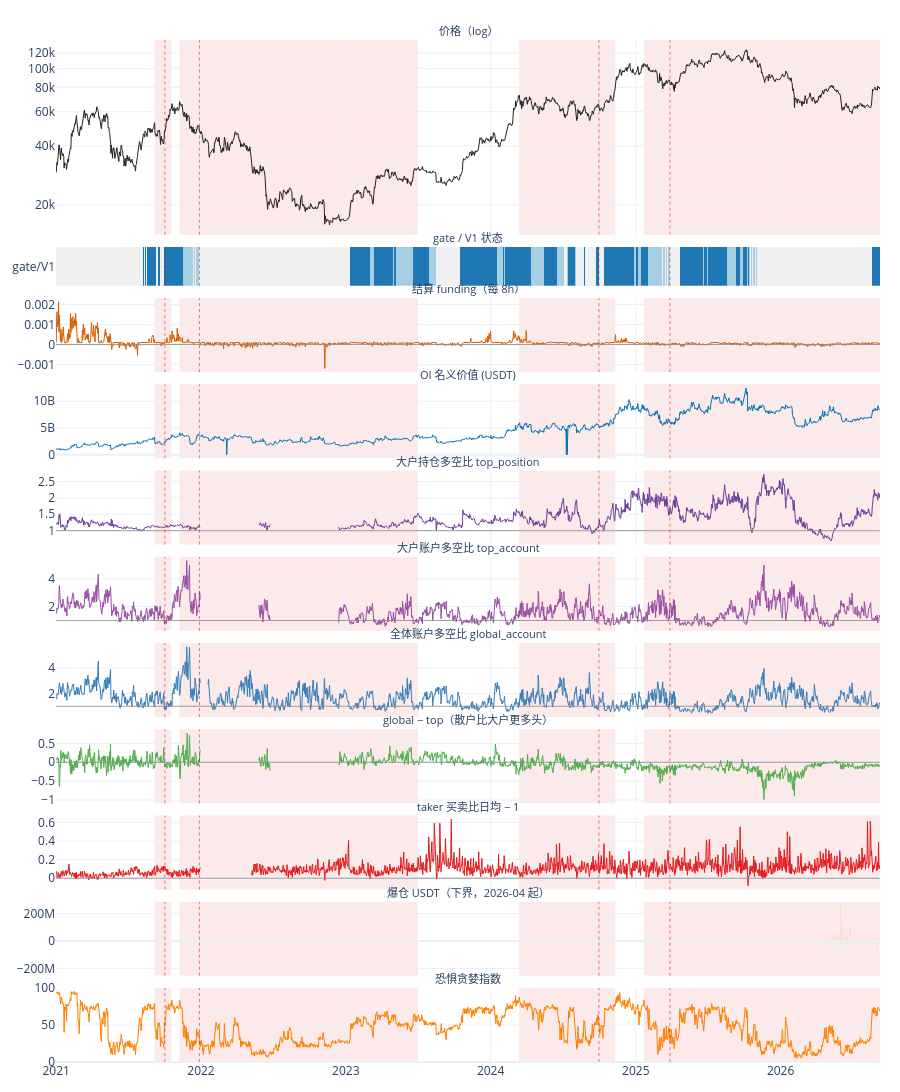

Notebook cell for this chart:
### Markdown cell above
## 2. 全景：价格 × 五类持仓/杠杆数据（日线分辨率）

日线取每日桶末值，所以只看**形态与相位**，细节到 §4 的 4h 放大图看。所有子图共享 x 轴、可拖动缩放；红色阴影同上。

看图提示：
- `top_position` 与 OI 名义价值是否几乎同步？（H4a 与 H2a 的同源性问题，§5 有相关系数）
- `global_account − top_account` 为正 = 散户比大户更看多。它在回撤开始前是什么状态？
- `taker_vol` 均值偏离 1 的幅度是否有"先于价格"的时刻？
- 2024-01 ETF 之后 funding 的形态是否变了？（H1 关闭的原因是 f2 折反号）

### Code cell
def add_state_strip(fig, ts, state, row, name):
    fig.add_trace(go.Heatmap(x=ts, y=[name], z=[state.values], showscale=False,
                             colorscale=[[0, "#f0f0f0"], [0.5, "#a6cee3"], [1, "#1f78b4"]],
                             zmin=0, zmax=1, hovertemplate="%{x}<br>" + name + "=%{z}<extra></extra>"),
                  row, 1)

d["retail_minus_top"] = d["global_account"] - d["top_account"]
d["taker_dev"] = d["taker_vol_mean"] - 1

panels = [
    ("close",            "价格（log）",                    "#222",    dict(type="log")),
    ("state",            "gate / V1 状态",                 None,      None),
    ("funding_rate",     "结算 funding（每 8h）",           "#d55e00", None),
    ("oi_value",         "OI 名义价值 (USDT)",              "#0072b2", None),
    ("top_position",     "大户持仓多空比 top_position",     "#6a3d9a", None),
    ("top_account",      "大户账户多空比 top_account",      "#984ea3", None),
    ("global_account",   "全体账户多空比 global_account",   "#377eb8", None),
    ("retail_minus_top", "global − top（散户比大户更多头）", "#4daf4a", None),
    ("taker_dev",        "taker 买卖比日均 − 1",            "#e41a1c", None),
    ("liq",              "爆仓 USDT（下界，2026-04 起）",   None,      None),
    ("fng",              "恐惧贪婪指数",                    "#ff7f00", None),
]
heights = [0.2, 0.04] + [0.076] * (len(panels) - 2)
fig = make_subplots(rows=len(panels), cols=1, shared_xaxes=True, vertical_spacing=0.012,
                    row_heights=heights, subplot_titles=[p[1] for p in panels])
for i, (col, title, color, yax) in enumerate(panels, start=1):
    if col == "state":
        add_state_strip(fig, d.ts, d["gate"] * 0.5 + d["v1"] * 0.5, i, "gate/V1")
    elif col == "liq":
        fig.add_trace(go.Bar(x=d.ts, y=d["liq_long_usd"], name="多头爆仓", marker_color="#e41a1c"), i, 1)
        fig.add_trace(go.Bar(x=d.ts, y=-d["liq_short_usd"], name="空头爆仓", marker_color="#4daf4a"), i, 1)
    else:
        fig.add_trace(go.Scatter(x=d.ts, y=d[col], name=col, line=dict(color=color, width=1)), i, 1)
        if col in ("top_position", "top_account", "global_account", "retail_minus_top", "taker_dev", "funding_rate"):
            fig.add_hline(y=0 if col in ("retail_minus_top", "taker_dev", "funding_rate") else 1,
                          line_width=0.8, line_color="#888", row=i, col=1)
    if yax:
        fig.update_yaxes(row=i, col=1, **yax)
add_episodes(fig, ep_gate)
fig.update_layout(height=1900, template="plotly_white", showlegend=False, barmode="relative",
                  margin=dict(l=50, r=20, t=40, b=30), hovermode="x unified")
fig.update_annotations(font_size=11)
fig.show()

### Figure 1 — Plotly figure (JSON) as saved in the notebook; plotly's stock layout.template omitted (floating-point values rounded to 4 significant figures; data arrays with more than 128 entries replaced by an {"elided": "..."} marker saying what was removed)
{"data": [{"line": {"color": "#222", "width": 1}, "name": "close", "type": "scatter", "x": {"elided": "2077 str values"}, "xaxis": "x", "y": {"elided": "2077 float values"}, "yaxis": "y"}, {"colorscale": [[0, "#f0f0f0"], [0.5, "#a6cee3"], [1, "#1f78b4"]], "hovertemplate": "%{x}<br>gate/V1=%{z}<extra></extra>", "showscale": false, "type": "heatmap", "x": {"elided": "2077 str values"}, "xaxis": "x2", "y": ["gate/V1"], "yaxis": "y2", "z": {"elided": "1x2077 float values"}, "zmax": 1, "zmin": 0}, {"line": {"color": "#d55e00", "width": 1}, "name": "funding_rate", "type": "scatter", "x": {"elided": "2077 str values"}, "xaxis": "x3", "y": {"elided": "2077 float values"}, "yaxis": "y3"}, {"line": {"color": "#0072b2", "width": 1}, "name": "oi_value", "type": "scatter", "x": {"elided": "2077 str values"}, "xaxis": "x4", "y": {"elided": "2077 float values"}, "yaxis": "y4"}, {"line": {"color": "#6a3d9a", "width": 1}, "name": "top_position", "type": "scatter", "x": {"elided": "2077 str values"}, "xaxis": "x5", "y": {"elided": "2077 float values"}, "yaxis": "y5"}, {"line": {"color": "#984ea3", "width": 1}, "name": "top_account", "type": "scatter", "x": {"elided": "2077 str values"}, "xaxis": "x6", "y": {"elided": "2077 float values"}, "yaxis": "y6"}, {"line": {"color": "#377eb8", "width": 1}, "name": "global_account", "type": "scatter", "x": {"elided": "2077 str values"}, "xaxis": "x7", "y": {"elided": "2077 float values"}, "yaxis": "y7"}, {"line": {"color": "#4daf4a", "width": 1}, "name": "retail_minus_top", "type": "scatter", "x": {"elided": "2077 str values"}, "xaxis": "x8", "y": {"elided": "2077 float values"}, "yaxis": "y8"}, {"line": {"color": "#e41a1c", "width": 1}, "name": "taker_dev", "type": "scatter", "x": {"elided": "2077 str values"}, "xaxis": "x9", "y": {"elided": "2077 float values"}, "yaxis": "y9"}, {"marker": {"color": "#e41a1c"}, "name": "多头爆仓", "type": "bar", "x": {"elided": "2077 str values"}, "xaxis": "x10", "y": {"elided": "2077 float values"}, "yaxis": "y10"}, {"marker": {"color": "#4daf4a"}, "name": "空头爆仓", "type": "bar", "x": {"elided": "2077 str values"}, "xaxis": "x10", "y": {"elided": "2077 float values"}, "yaxis": "y10"}, {"line": {"color": "#ff7f00", "width": 1}, "name": "fng", "type": "scatter", "x": {"elided": "2077 str values"}, "xaxis": "x11", "y": {"elided": "2077 int values"}, "yaxis": "y11"}], "layout": {"annotations": [{"font": {"size": 11}, "showarrow": false, "text": "价格（log）", "x": 0.5, "xanchor": "center", "xref": "paper", "y": 1.0, "yanchor": "bottom", "yref": "paper"}, {"font": {"size": 11}, "showarrow": false, "text": "gate / V1 状态", "x": 0.5, "xanchor": "center", "xref": "paper", "y": 0.7975, "yanchor": "bottom", "yref": "paper"}, {"font": {"size": 11}, "showarrow": false, "text": "结算 funding（每 8h）", "x": 0.5, "xanchor": "center", "xref": "paper", "y": 0.7474, "yanchor": "bottom", "yref": "paper"}, {"font": {"size": 11}, "showarrow": false, "text": "OI 名义价值 (USDT)", "x": 0.5, "xanchor": "center", "xref": "paper", "y": 0.663, "yanchor": "bottom", "yref": "paper"}, {"font": {"size": 11}, "showarrow": false, "text": "大户持仓多空比 top_position", "x": 0.5, "xanchor": "center", "xref": "paper", "y": 0.5787, "yanchor": "bottom", "yref": "paper"}, {"font": {"size": 11}, "showarrow": false, "text": "大户账户多空比 top_account", "x": 0.5, "xanchor": "center", "xref": "paper", "y": 0.4943, "yanchor": "bottom", "yref": "paper"}, {"font": {"size": 11}, "showarrow": false, "text": "全体账户多空比 global_account", "x": 0.5, "xanchor": "center", "xref": "paper", "y": 0.4099, "yanchor": "bottom", "yref": "paper"}, {"font": {"size": 11}, "showarrow": false, "text": "global − top（散户比大户更多头）", "x": 0.5, "xanchor": "center", "xref": "paper", "y": 0.3255, "yanchor": "bottom", "yref": "paper"}, {"font": {"size": 11}, "showarrow": false, "text": "taker 买卖比日均 − 1", "x": 0.5, "xanchor": "center", "xref": "paper", "y": 0.2411, "yanchor": "bottom", "yref": "paper"}, {"font": {"size": 11}, "showarrow": false, "text": "爆仓 USDT（下界，2026-04 起）", "x": 0.5, "xanchor": "center", "xref": "paper", "y": 0.1568, "yanchor": "bottom", "yref": "paper"}, {"font": {"size": 11}, "showarrow": false, "text": "恐惧贪婪指数", "x": 0.5, "xanchor": "center", "xref": "paper", "y": 0.07238, "yanchor": "bottom", "yref": "paper"}], "barmode": "relative", "height": 1900, "hovermode": "x unified", "margin": {"b": 30, "l": 50, "r": 20, "t": 40}, "shapes": [{"line": {"color": "#888", "width": 0.8}, "type": "line", "x0": 0, "x1": 1, "xref": "x3 domain", "y0": 0, "y1": 0, "yref": "y3"}, {"line": {"color": "#888", "width": 0.8}, "type": "line", "x0": 0, "x1": 1, "xref": "x5 domain", "y0": 1, "y1": 1, "yref": "y5"}, {"line": {"color": "#888", "width": 0.8}, "type": "line", "x0": 0, "x1": 1, "xref": "x6 domain", "y0": 1, "y1": 1, "yref": "y6"}, {"line": {"color": "#888", "width": 0.8}, "type": "line", "x0": 0, "x1": 1, "xref": "x7 domain", "y0": 1, "y1": 1, "yref": "y7"}, {"line": {"color": "#888", "width": 0.8}, "type": "line", "x0": 0, "x1": 1, "xref": "x8 domain", "y0": 0, "y1": 0, "yref": "y8"}, {"line": {"color": "#888", "width": 0.8}, "type": "line", "x0": 0, "x1": 1, "xref": "x9 domain", "y0": 0, "y1": 0, "yref": "y9"}, {"fillcolor": "rgba(220, 40, 40, 0.10)", "layer": "below", "line": {"width": 0}, "opacity": 1, "type": "rect", "x0": "2021-11-08T00:00:00+00:00", "x1": "2023-07-02T00:00:00+00:00", "xref": "x", "y0": 0, "y1": 1, "yref": "y domain"}, {"fillcolor": "rgba(220, 40, 40, 0.10)", "layer": "below", "line": {"width": 0}, "opacity": 1, "type": "rect", "x0": "2021-11-08T00:00:00+00:00", "x1": "2023-07-02T00:00:00+00:00", "xref": "x2", "y0": 0, "y1": 1, "yref": "y2 domain"}, {"fillcolor": "rgba(220, 40, 40, 0.10)", "layer": "below", "line": {"width": 0}, "opacity": 1, "type": "rect", "x0": "2021-11-08T00:00:00+00:00", "x1": "2023-07-02T00:00:00+00:00", "xref": "x3", "y0": 0, "y1": 1, "yref": "y3 domain"}, {"fillcolor": "rgba(220, 40, 40, 0.10)", "layer": "below", "line": {"width": 0}, "opacity": 1, "type": "rect", "x0": "2021-11-08T00:00:00+00:00", "x1": "2023-07-02T00:00:00+00:00", "xref": "x4", "y0": 0, "y1": 1, "yref": "y4 domain"}, {"fillcolor": "rgba(220, 40, 40, 0.10)", "layer": "below", "line": {"width": 0}, "opacity": 1, "type": "rect", "x0": "2021-11-08T00:00:00+00:00", "x1": "2023-07-02T00:00:00+00:00", "xref": "x5", "y0": 0, "y1": 1, "yref": "y5 domain"}, {"fillcolor": "rgba(220, 40, 40, 0.10)", "layer": "below", "line": {"width": 0}, "opacity": 1, "type": "rect", "x0": "2021-11-08T00:00:00+00:00", "x1": "2023-07-02T00:00:00+00:00", "xref": "x6", "y0": 0, "y1": 1, "yref": "y6 domain"}, {"fillcolor": "rgba(220, 40, 40, 0.10)", "layer": "below", "line": {"width": 0}, "opacity": 1, "type": "rect", "x0": "2021-11-08T00:00:00+00:00", "x1": "2023-07-02T00:00:00+00:00", "xref": "x7", "y0": 0, "y1": 1, "yref": "y7 domain"}, {"fillcolor": "rgba(220, 40, 40, 0.10)", "layer": "below", "line": {"width": 0}, "opacity": 1, "type": "rect", "x0": "2021-11-08T00:00:00+00:00", "x1": "2023-07-02T00:00:00+00:00", "xref": "x8", "y0": 0, "y1": 1, "yref": "y8 domain"}, {"fillcolor": "rgba(220, 40, 40, 0.10)", "layer": "below", "line": {"width": 0}, "opacity": 1, "type": "rect", "x0": "2021-11-08T00:00:00+00:00", "x1": "2023-07-02T00:00:00+00:00", "xref": "x9", "y0": 0, "y1": 1, "yref": "y9 domain"}, {"fillcolor": "rgba(220, 40, 40, 0.10)", "layer": "below", "line": {"width": 0}, "opacity": 1, "type": "rect", "x0": "2021-11-08T00:00:00+00:00", "x1": "2023-07-02T00:00:00+00:00", "xref": "x10", "y0": 0, "y1": 1, "yref": "y10 domain"}, {"fillcolor": "rgba(220, 40, 40, 0.10)", "layer": "below", "line": {"width": 0}, "opacity": 1, "type": "rect", "x0": "2021-11-08T00:00:00+00:00", "x1": "2023-07-02T00:00:00+00:00", "xref": "x11", "y0": 0, "y1": 1, "yref": "y11 domain"}, {"line": {"color": "rgba(200,0,0,0.5)", "dash": "dot", "width": 1}, "type": "line", "x0": "2021-12-28T00:00:00+00:00", "x1": "2021-12-28T00:00:00+00:00", "xref": "x", "y0": 0, "y1": 1, "yref": "y domain"}, {"line": {"color": "rgba(200,0,0,0.5)", "dash": "dot", "width": 1}, "type": "line", "x0": "2021-12-28T00:00:00+00:00", "x1": "2021-12-28T00:00:00+00:00", "xref": "x2", "y0": 0, "y1": 1, "yref": "y2 domain"}, {"line": {"color": "rgba(200,0,0,0.5)", "dash": "dot", "width": 1}, "type": "line", "x0": "2021-12-28T00:00:00+00:00", "x1": "2021-12-28T00:00:00+00:00", "xref": "x3", "y0": 0, "y1": 1, "yref": "y3 domain"}, {"line": {"color": "rgba(200,0,0,0.5)", "dash": "dot", "width": 1}, "type": "line", "x0": "2021-12-28T00:00:00+00:00", "x1": "2021-12-28T00:00:00+00:00", "xref": "x4", "y0": 0, "y1": 1, "yref": "y4 domain"}, {"line": {"color": "rgba(200,0,0,0.5)", "dash": "dot", "width": 1}, "type": "line", "x0": "2021-12-28T00:00:00+00:00", "x1": "2021-12-28T00:00:00+00:00", "xref": "x5", "y0": 0, "y1": 1, "yref": "y5 domain"}, {"line": {"color": "rgba(200,0,0,0.5)", "dash": "dot", "width": 1}, "type": "line", "x0": "2021-12-28T00:00:00+00:00", "x1": "2021-12-28T00:00:00+00:00", "xref": "x6", "y0": 0, "y1": 1, "yref": "y6 domain"}, {"line": {"color": "rgba(200,0,0,0.5)", "dash": "dot", "width": 1}, "type": "line", "x0": "2021-12-28T00:00:00+00:00", "x1": "2021-12-28T00:00:00+00:00", "xref": "x7", "y0": 0, "y1": 1, "yref": "y7 domain"}, {"line": {"color": "rgba(200,0,0,0.5)", "dash": "dot", "width": 1}, "type": "line", "x0": "2021-12-28T00:00:00+00:00", "x1": "2021-12-28T00:00:00+00:00", "xref": "x8", "y0": 0, "y1": 1, "yref": "y8 domain"}, {"line": {"color": "rgba(200,0,0,0.5)", "dash": "dot", "width": 1}, "type": "line", "x0": "2021-12-28T00:00:00+00:00", "x1": "2021-12-28T00:00:00+00:00", "xref": "x9", "y0": 0, "y1": 1, "yref": "y9 domain"}, {"line": {"color": "rgba(200,0,0,0.5)", "dash": "dot", "width": 1}, "type": "line", "x0": "2021-12-28T00:00:00+00:00", "x1": "2021-12-28T00:00:00+00:00", "xref": "x10", "y0": 0, "y1": 1, "yref": "y10 domain"}, {"line": {"color": "rgba(200,0,0,0.5)", "dash": "dot", "width": 1}, "type": "line", "x0": "2021-12-28T00:00:00+00:00", "x1": "2021-12-28T00:00:00+00:00", "xref": "x11", "y0": 0, "y1": 1, "yref": "y11 domain"}, {"fillcolor": "rgba(220, 40, 40, 0.10)", "layer": "below", "line": {"width": 0}, "opacity": 1, "type": "rect", "x0": "2025-01-21T00:00:00+00:00", "x1": "2026-09-08T00:00:00+00:00", "xref": "x", "y0": 0, "y1": 1, "yref": "y domain"}, {"fillcolor": "rgba(220, 40, 40, 0.10)", "layer": "below", "line": {"width": 0}, "opacity": 1, "type": "rect", "x0": "2025-01-21T00:00:00+00:00", "x1": "2026-09-08T00:00:00+00:00", "xref": "x2", "y0": 0, "y1": 1, "yref": "y2 domain"}, {"fillcolor": "rgba(220, 40, 40, 0.10)", "layer": "below", "line": {"width": 0}, "opacity": 1, "type": "rect", "x0": "2025-01-21T00:00:00+00:00", "x1": "2026-09-08T00:00:00+00:00", "xref": "x3", "y0": 0, "y1": 1, "yref": "y3 domain"}, {"fillcolor": "rgba(220, 40, 40, 0.10)", "layer": "below", "line": {"width": 0}, "opacity": 1, "type": "rect", "x0": "2025-01-21T00:00:00+00:00", "x1": "2026-09-08T00:00:00+00:00", "xref": "x4", "y0": 0, "y1": 1, "yref": "y4 domain"}, {"fillcolor": "rgba(220, 40, 40, 0.10)", "layer": "below", "line": {"width": 0}, "opacity": 1, "type": "rect", "x0": "2025-01-21T00:00:00+00:00", "x1": "2026-09-08T00:00:00+00:00", "xref": "x5", "y0": 0, "y1": 1, "yref": "y5 domain"}, {"fillcolor": "rgba(220, 40, 40, 0.10)", "layer": "below", "line": {"width": 0}, "opacity": 1, "type": "rect", "x0": "2025-01-21T00:00:00+00:00", "x1": "2026-09-08T00:00:00+00:00", "xref": "x6", "y0": 0, "y1": 1, "yref": "y6 domain"}, {"fillcolor": "rgba(220, 40, 40, 0.10)", "layer": "below", "line": {"width": 0}, "opacity": 1, "type": "rect", "x0": "2025-01-21T00:00:00+00:00", "x1": "2026-09-08T00:00:00+00:00", "xref": "x7", "y0": 0, "y1": 1, "yref": "y7 domain"}, {"fillcolor": "rgba(220, 40, 40, 0.10)", "layer": "below", "line": {"width": 0}, "opacity": 1, "type": "rect", "x0": "2025-01-21T00:00:00+00:00", "x1": "2026-09-08T00:00:00+00:00", "xref": "x8", "y0": 0, "y1": 1, "yref": "y8 domain"}, {"fillcolor": "rgba(220, 40, 40, 0.10)", "layer": "below", "line": {"width": 0}, "opacity": 1, "type": "rect", "x0": "2025-01-21T00:00:00+00:00", "x1": "2026-09-08T00:00:00+00:00", "xref": "x9", "y0": 0, "y1": 1, "yref": "y9 domain"}, {"fillcolor": "rgba(220, 40, 40, 0.10)", "layer": "below", "line": {"width": 0}, "opacity": 1, "type": "rect", "x0": "2025-01-21T00:00:00+00:00", "x1": "2026-09-08T00:00:00+00:00", "xref": "x10", "y0": 0, "y1": 1, "yref": "y10 domain"}, {"fillcolor": "rgba(220, 40, 40, 0.10)", "layer": "below", "line": {"width": 0}, "opacity": 1, "type": "rect", "x0": "2025-01-21T00:00:00+00:00", "x1": "2026-09-08T00:00:00+00:00", "xref": "x11", "y0": 0, "y1": 1, "yref": "y11 domain"}, {"line": {"color": "rgba(200,0,0,0.5)", "dash": "dot", "width": 1}, "type": "line", "x0": "2025-03-28T00:00:00+00:00", "x1": "2025-03-28T00:00:00+00:00", "xref": "x", "y0": 0, "y1": 1, "yref": "y domain"}, {"line": {"color": "rgba(200,0,0,0.5)", "dash": "dot", "width": 1}, "type": "line", "x0": "2025-03-28T00:00:00+00:00", "x1": "2025-03-28T00:00:00+00:00", "xref": "x2", "y0": 0, "y1": 1, "yref": "y2 domain"}, {"line": {"color": "rgba(200,0,0,0.5)", "dash": "dot", "width": 1}, "type": "line", "x0": "2025-03-28T00:00:00+00:00", "x1": "2025-03-28T00:00:00+00:00", "xref": "x3", "y0": 0, "y1": 1, "yref": "y3 domain"}, {"line": {"color": "rgba(200,0,0,0.5)", "dash": "dot", "width": 1}, "type": "line", "x0": "2025-03-28T00:00:00+00:00", "x1": "2025-03-28T00:00:00+00:00", "xref": "x4", "y0": 0, "y1": 1, "yref": "y4 domain"}, {"line": {"color": "rgba(200,0,0,0.5)", "dash": "dot", "width": 1}, "type": "line", "x0": "2025-03-28T00:00:00+00:00", "x1": "2025-03-28T00:00:00+00:00", "xref": "x5", "y0": 0, "y1": 1, "yref": "y5 domain"}, {"line": {"color": "rgba(200,0,0,0.5)", "dash": "dot", "width": 1}, "type": "line", "x0": "2025-03-28T00:00:00+00:00", "x1": "2025-03-28T00:00:00+00:00", "xref": "x6", "y0": 0, "y1": 1, "yref": "y6 domain"}, {"line": {"color": "rgba(200,0,0,0.5)", "dash": "dot", "width": 1}, "type": "line", "x0": "2025-03-28T00:00:00+00:00", "x1": "2025-03-28T00:00:00+00:00", "xref": "x7", "y0": 0, "y1": 1, "yref": "y7 domain"}, {"line": {"color": "rgba(200,0,0,0.5)", "dash": "dot", "width": 1}, "type": "line", "x0": "2025-03-28T00:00:00+00:00", "x1": "2025-03-28T00:00:00+00:00", "xref": "x8", "y0": 0, "y1": 1, "yref": "y8 domain"}, {"line": {"color": "rgba(200,0,0,0.5)", "dash": "dot", "width": 1}, "type": "line", "x0": "2025-03-28T00:00:00+00:00", "x1": "2025-03-28T00:00:00+00:00", "xref": "x9", "y0": 0, "y1": 1, "yref": "y9 domain"}, {"line": {"color": "rgba(200,0,0,0.5)", "dash": "dot", "width": 1}, "type": "line", "x0": "2025-03-28T00:00:00+00:00", "x1": "2025-03-28T00:00:00+00:00", "xref": "x10", "y0": 0, "y1": 1, "yref": "y10 domain"}, {"line": {"color": "rgba(200,0,0,0.5)", "dash": "dot", "width": 1}, "type": "line", "x0": "2025-03-28T00:00:00+00:00", "x1": "2025-03-28T00:00:00+00:00", "xref": "x11", "y0": 0, "y1": 1, "yref": "y11 domain"}, {"fillcolor": "rgba(220, 40, 40, 0.10)", "layer": "below", "line": {"width": 0}, "opacity": 1, "type": "rect", "x0": "2024-03-13T00:00:00+00:00", "x1": "2024-11-10T00:00:00+00:00", "xref": "x", "y0": 0, "y1": 1, "yref": "y domain"}, {"fillcolor": "rgba(220, 40, 40, 0.10)", "layer": "below", "line": {"width": 0}, "opacity": 1, "type": "rect", "x0": "2024-03-13T00:00:00+00:00", "x1": "2024-11-10T00:00:00+00:00", "xref": "x2", "y0": 0, "y1": 1, "yref": "y2 domain"}, {"fillcolor": "rgba(220, 40, 40, 0.10)", "layer": "below", "line": {"width": 0}, "opacity": 1, "type": "rect", "x0": "2024-03-13T00:00:00+00:00", "x1": "2024-11-10T00:00:00+00:00", "xref": "x3", "y0": 0, "y1": 1, "yref": "y3 domain"}, {"fillcolor": "rgba(220, 40, 40, 0.10)", "layer": "below", "line": {"width": 0}, "opacity": 1, "type": "rect", "x0": "2024-03-13T00:00:00+00:00", "x1": "2024-11-10T00:00:00+00:00", "xref": "x4", "y0": 0, "y1": 1, "yref": "y4 domain"}, {"fillcolor": "rgba(220, 40, 40, 0.10)", "layer": "below", "line": {"width": 0}, "opacity": 1, "type": "rect", "x0": "2024-03-13T00:00:00+00:00", "x1": "2024-11-10T00:00:00+00:00", "xref": "x5", "y0": 0, "y1": 1, "yref": "y5 domain"}, {"fillcolor": "rgba(220, 40, 40, 0.10)", "layer": "below", "line": {"width": 0}, "opacity": 1, "type": "rect", "x0": "2024-03-13T00:00:00+00:00", "x1": "2024-11-10T00:00:00+00:00", "xref": "x6", "y0": 0, "y1": 1, "yref": "y6 domain"}, {"fillcolor": "rgba(220, 40, 40, 0.10)", "layer": "below", "line": {"width": 0}, "opacity": 1, "type": "rect", "x0": "2024-03-13T00:00:00+00:00", "x1": "2024-11-10T00:00:00+00:00", "xref": "x7", "y0": 0, "y1": 1, "yref": "y7 domain"}, {"fillcolor": "rgba(220, 40, 40, 0.10)", "layer": "below", "line": {"width": 0}, "opacity": 1, "type": "rect", "x0": "2024-03-13T00:00:00+00:00", "x1": "2024-11-10T00:00:00+00:00", "xref": "x8", "y0": 0, "y1": 1, "yref": "y8 domain"}, {"fillcolor": "rgba(220, 40, 40, 0.10)", "layer": "below", "line": {"width": 0}, "opacity": 1, "type": "rect", "x0": "2024-03-13T00:00:00+00:00", "x1": "2024-11-10T00:00:00+00:00", "xref": "x9", "y0": 0, "y1": 1, "yref": "y9 domain"}, {"fillcolor": "rgba(220, 40, 40, 0.10)", "layer": "below", "line": {"width": 0}, "opacity": 1, "type": "rect", "x0": "2024-03-13T00:00:00+00:00", "x1": "2024-11-10T00:00:00+00:00", "xref": "x10", "y0": 0, "y1": 1, "yref": "y10 domain"}, {"fillcolor": "rgba(220, 40, 40, 0.10)", "layer": "below", "line": {"width": 0}, "opacity": 1, "type": "rect", "x0": "2024-03-13T00:00:00+00:00", "x1": "2024-11-10T00:00:00+00:00", "xref": "x11", "y0": 0, "y1": 1, "yref": "y11 domain"}, {"line": {"color": "rgba(200,0,0,0.5)", "dash": "dot", "width": 1}, "type": "line", "x0": "2024-09-30T00:00:00+00:00", "x1": "2024-09-30T00:00:00+00:00", "xref": "x", "y0": 0, "y1": 1, "yref": "y domain"}, {"line": {"color": "rgba(200,0,0,0.5)", "dash": "dot", "width": 1}, "type": "line", "x0": "2024-09-30T00:00:00+00:00", "x1": "2024-09-30T00:00:00+00:00", "xref": "x2", "y0": 0, "y1": 1, "yref": "y2 domain"}, {"line": {"color": "rgba(200,0,0,0.5)", "dash": "dot", "width": 1}, "type": "line", "x0": "2024-09-30T00:00:00+00:00", "x1": "2024-09-30T00:00:00+00:00", "xref": "x3", "y0": 0, "y1": 1, "yref": "y3 domain"}, {"line": {"color": "rgba(200,0,0,0.5)", "dash": "dot", "width": 1}, "type": "line", "x0": "2024-09-30T00:00:00+00:00", "x1": "2024-09-30T00:00:00+00:00", "xref": "x4", "y0": 0, "y1": 1, "yref": "y4 domain"}, {"line": {"color": "rgba(200,0,0,0.5)", "dash": "dot", "width": 1}, "type": "line", "x0": "2024-09-30T00:00:00+00:00", "x1": "2024-09-30T00:00:00+00:00", "xref": "x5", "y0": 0, "y1": 1, "yref": "y5 domain"}, {"line": {"color": "rgba(200,0,0,0.5)", "dash": "dot", "width": 1}, "type": "line", "x0": "2024-09-30T00:00:00+00:00", "x1": "2024-09-30T00:00:00+00:00", "xref": "x6", "y0": 0, "y1": 1, "yref": "y6 domain"}, {"line": {"color": "rgba(200,0,0,0.5)", "dash": "dot", "width": 1}, "type": "line", "x0": "2024-09-30T00:00:00+00:00", "x1": "2024-09-30T00:00:00+00:00", "xref": "x7", "y0": 0, "y1": 1, "yref": "y7 domain"}, {"line": {"color": "rgba(200,0,0,0.5)", "dash": "dot", "width": 1}, "type": "line", "x0": "2024-09-30T00:00:00+00:00", "x1": "2024-09-30T00:00:00+00:00", "xref": "x8", "y0": 0, "y1": 1, "yref": "y8 domain"}, {"line": {"color": "rgba(200,0,0,0.5)", "dash": "dot", "width": 1}, "type": "line", "x0": "2024-09-30T00:00:00+00:00", "x1": "2024-09-30T00:00:00+00:00", "xref": "x9", "y0": 0, "y1": 1, "yref": "y9 domain"}, {"line": {"color": "rgba(200,0,0,0.5)", "dash": "dot", "width": 1}, "type": "line", "x0": "2024-09-30T00:00:00+00:00", "x1": "2024-09-30T00:00:00+00:00", "xref": "x10", "y0": 0, "y1": 1, "yref": "y10 domain"}, {"line": {"color": "rgba(200,0,0,0.5)", "dash": "dot", "width": 1}, "type": "line", "x0": "2024-09-30T00:00:00+00:00", "x1": "2024-09-30T00:00:00+00:00", "xref": "x11", "y0": 0, "y1": 1, "yref": "y11 domain"}, {"fillcolor": "rgba(220, 40, 40, 0.10)", "layer": "below", "line": {"width": 0}, "opacity": 1, "type": "rect", "x0": "2021-09-06T00:00:00+00:00", "x1": "2021-10-18T00:00:00+00:00", "xref": "x", "y0": 0, "y1": 1, "yref": "y domain"}, {"fillcolor": "rgba(220, 40, 40, 0.10)", "layer": "below", "line": {"width": 0}, "opacity": 1, "type": "rect", "x0": "2021-09-06T00:00:00+00:00", "x1": "2021-10-18T00:00:00+00:00", "xref": "x2", "y0": 0, "y1": 1, "yref": "y2 domain"}, {"fillcolor": "rgba(220, 40, 40, 0.10)", "layer": "below", "line": {"width": 0}, "opacity": 1, "type": "rect", "x0": "2021-09-06T00:00:00+00:00", "x1": "2021-10-18T00:00:00+00:00", "xref": "x3", "y0": 0, "y1": 1, "yref": "y3 domain"}, {"fillcolor": "rgba(220, 40, 40, 0.10)", "layer": "below", "line": {"width": 0}, "opacity": 1, "type": "rect", "x0": "2021-09-06T00:00:00+00:00", "x1": "2021-10-18T00:00:00+00:00", "xref": "x4", "y0": 0, "y1": 1, "yref": "y4 domain"}, {"fillcolor": "rgba(220, 40, 40, 0.10)", "layer": "below", "line": {"width": 0}, "opacity": 1, "type": "rect", "x0": "2021-09-06T00:00:00+00:00", "x1": "2021-10-18T00:00:00+00:00", "xref": "x5", "y0": 0, "y1": 1, "yref": "y5 domain"}, {"fillcolor": "rgba(220, 40, 40, 0.10)", "layer": "below", "line": {"width": 0}, "opacity": 1, "type": "rect", "x0": "2021-09-06T00:00:00+00:00", "x1": "2021-10-18T00:00:00+00:00", "xref": "x6", "y0": 0, "y1": 1, "yref": "y6 domain"}, {"fillcolor": "rgba(220, 40, 40, 0.10)", "layer": "below", "line": {"width": 0}, "opacity": 1, "type": "rect", "x0": "2021-09-06T00:00:00+00:00", "x1": "2021-10-18T00:00:00+00:00", "xref": "x7", "y0": 0, "y1": 1, "yref": "y7 domain"}, {"fillcolor": "rgba(220, 40, 40, 0.10)", "layer": "below", "line": {"width": 0}, "opacity": 1, "type": "rect", "x0": "2021-09-06T00:00:00+00:00", "x1": "2021-10-18T00:00:00+00:00", "xref": "x8", "y0": 0, "y1": 1, "yref": "y8 domain"}, {"fillcolor": "rgba(220, 40, 40, 0.10)", "layer": "below", "line": {"width": 0}, "opacity": 1, "type": "rect", "x0": "2021-09-06T00:00:00+00:00", "x1": "2021-10-18T00:00:00+00:00", "xref": "x9", "y0": 0, "y1": 1, "yref": "y9 domain"}, {"fillcolor": "rgba(220, 40, 40, 0.10)", "layer": "below", "line": {"width": 0}, "opacity": 1, "type": "rect", "x0": "2021-09-06T00:00:00+00:00", "x1": "2021-10-18T00:00:00+00:00", "xref": "x10", "y0": 0, "y1": 1, "yref": "y10 domain"}, {"fillcolor": "rgba(220, 40, 40, 0.10)", "layer": "below", "line": {"width": 0}, "opacity": 1, "type": "rect", "x0": "2021-09-06T00:00:00+00:00", "x1": "2021-10-18T00:00:00+00:00", "xref": "x11", "y0": 0, "y1": 1, "yref": "y11 domain"}, {"line": {"color": "rgba(200,0,0,0.5)", "dash": "dot", "width": 1}, "type": "line", "x0": "2021-10-02T00:00:00+00:00", "x1": "2021-10-02T00:00:00+00:00", "xref": "x", "y0": 0, "y1": 1, "yref": "y domain"}, {"line": {"color": "rgba(200,0,0,0.5)", "dash": "dot", "width": 1}, "type": "line", "x0": "2021-10-02T00:00:00+00:00", "x1": "2021-10-02T00:00:00+00:00", "xref": "x2", "y0": 0, "y1": 1, "yref": "y2 domain"}, {"line": {"color": "rgba(200,0,0,0.5)", "dash": "dot", "width": 1}, "type": "line", "x0": "2021-10-02T00:00:00+00:00", "x1": "2021-10-02T00:00:00+00:00", "xref": "x3", "y0": 0, "y1": 1, "yref": "y3 domain"}, {"line": {"color": "rgba(200,0,0,0.5)", "dash": "dot", "width": 1}, "type": "line", "x0": "2021-10-02T00:00:00+00:00", "x1": "2021-10-02T00:00:00+00:00", "xref": "x4", "y0": 0, "y1": 1, "yref": "y4 domain"}, {"line": {"color": "rgba(200,0,0,0.5)", "dash": "dot", "width": 1}, "type": "line", "x0": "2021-10-02T00:00:00+00:00", "x1": "2021-10-02T00:00:00+00:00", "xref": "x5", "y0": 0, "y1": 1, "yref": "y5 domain"}, {"line": {"color": "rgba(200,0,0,0.5)", "dash": "dot", "width": 1}, "type": "line", "x0": "2021-10-02T00:00:00+00:00", "x1": "2021-10-02T00:00:00+00:00", "xref": "x6", "y0": 0, "y1": 1, "yref": "y6 domain"}, {"line": {"color": "rgba(200,0,0,0.5)", "dash": "dot", "width": 1}, "type": "line", "x0": "2021-10-02T00:00:00+00:00", "x1": "2021-10-02T00:00:00+00:00", "xref": "x7", "y0": 0, "y1": 1, "yref": "y7 domain"}, {"line": {"color": "rgba(200,0,0,0.5)", "dash": "dot", "width": 1}, "type": "line", "x0": "2021-10-02T00:00:00+00:00", "x1": "2021-10-02T00:00:00+00:00", "xref": "x8", "y0": 0, "y1": 1, "yref": "y8 domain"}, {"line": {"color": "rgba(200,0,0,0.5)", "dash": "dot", "width": 1}, "type": "line", "x0": "2021-10-02T00:00:00+00:00", "x1": "2021-10-02T00:00:00+00:00", "xref": "x9", "y0": 0, "y1": 1, "yref": "y9 domain"}, {"line": {"color": "rgba(200,0,0,0.5)", "dash": "dot", "width": 1}, "type": "line", "x0": "2021-10-02T00:00:00+00:00", "x1": "2021-10-02T00:00:00+00:00", "xref": "x10", "y0": 0, "y1": 1, "yref": "y10 domain"}, {"line": {"color": "rgba(200,0,0,0.5)", "dash": "dot", "width": 1}, "type": "line", "x0": "2021-10-02T00:00:00+00:00", "x1": "2021-10-02T00:00:00+00:00", "xref": "x11", "y0": 0, "y1": 1, "yref": "y11 domain"}], "showlegend": false, "xaxis": {"anchor": "y", "domain": [0.0, 1.0], "matches": "x11", "showticklabels": false}, "xaxis10": {"anchor": "y10", "domain": [0.0, 1.0], "matches": "x11", "showticklabels": false}, "xaxis11": {"anchor": "y11", "domain": [0.0, 1.0]}, "xaxis2": {"anchor": "y2", "domain": [0.0, 1.0], "matches": "x11", "showticklabels": false}, "xaxis3": {"anchor": "y3", "domain": [0.0, 1.0], "matches": "x11", "showticklabels": false}, "xaxis4": {"anchor": "y4", "domain": [0.0, 1.0], "matches": "x11", "showticklabels": false}, "xaxis5": {"anchor": "y5", "domain": [0.0, 1.0], "matches": "x11", "showticklabels": false}, "xaxis6": {"anchor": "y6", "domain": [0.0, 1.0], "matches": "x11", "showticklabels": false}, "xaxis7": {"anchor": "y7", "domain": [0.0, 1.0], "matches": "x11", "showticklabels": false}, "xaxis8": {"anchor": "y8", "domain": [0.0, 1.0], "matches": "x11", "showticklabels": false}, "xaxis9": {"anchor": "y9", "domain": [0.0, 1.0], "matches": "x11", "showticklabels": false}, "yaxis": {"anchor": "x", "domain": [0.8095, 1.0], "type": "log"}, "yaxis10": {"anchor": "x10", "domain": [0.08438, 0.1568]}, "yaxis11": {"anchor": "x11", "domain": [0.0, 0.07238]}, "yaxis2": {"anchor": "x2", "domain": [0.7594, 0.7975]}, "yaxis3": {"anchor": "x3", "domain": [0.675, 0.7474]}, "yaxis4": {"anchor": "x4", "domain": [0.5907, 0.663]}, "yaxis5": {"anchor": "x5", "domain": [0.5063, 0.5787]}, "yaxis6": {"anchor": "x6", "domain": [0.4219, 0.4943]}, "yaxis7": {"anchor": "x7", "domain": [0.3375, 0.4099]}, "yaxis8": {"anchor": "x8", "domain": [0.2531, 0.3255]}, "yaxis9": {"anchor": "x9", "domain": [0.1688, 0.2411]}}}
